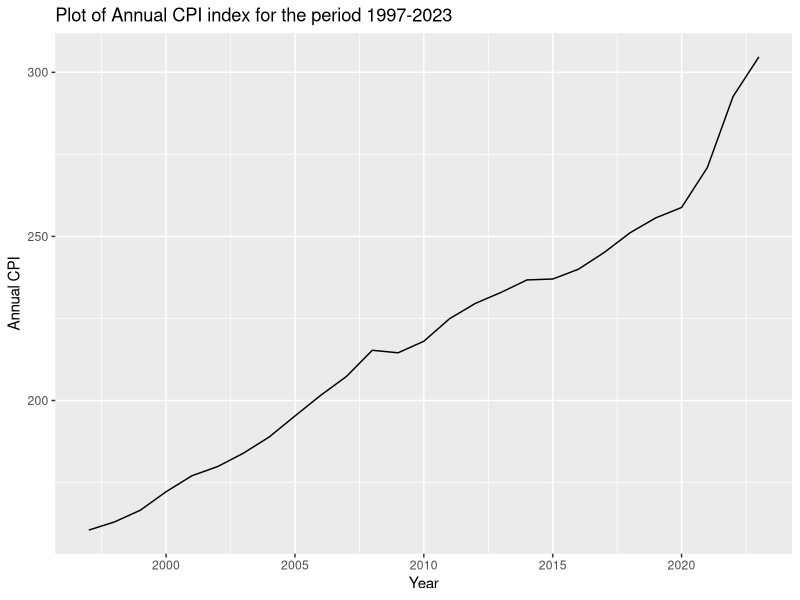
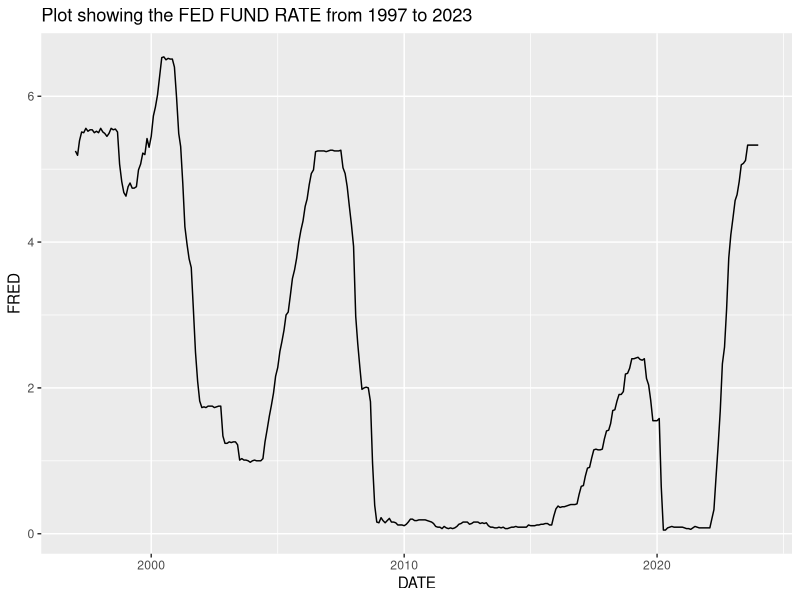
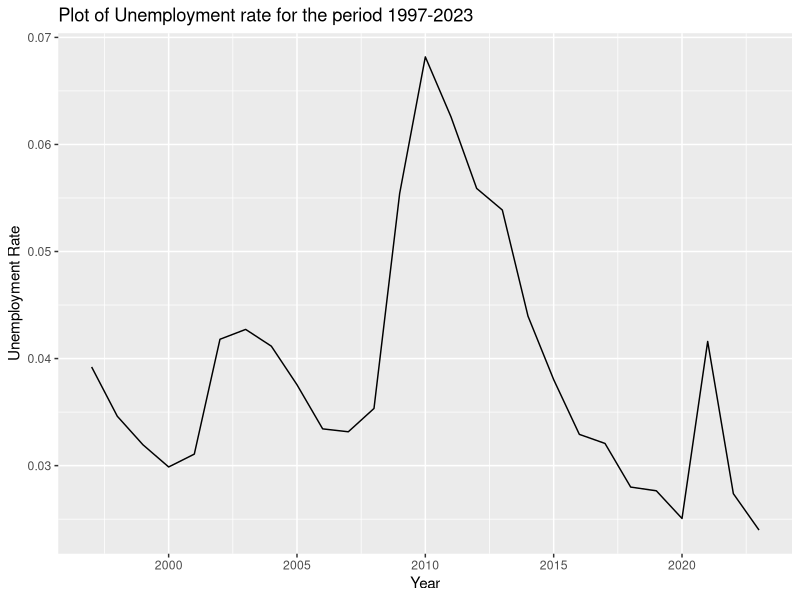

Here is the R script that generated these plots, in order:
## ---- chunk 1
knitr::opts_chunk$set(echo = TRUE)
## ---- chunk 2
library(ggplot2)
library(tidyverse)
## ---- chunk 3
df_cpi <- read.csv("CPI index data.csv")
df_fed_rate <- read.csv("FEDFUNDS.csv")
df_unemployment <- read.csv("Unemployment.csv")
df_pop16above<- read.csv("Population16above.csv")

## ---- chunk 4
head(df_cpi)
## ---- chunk 5
head(df_fed_rate)
## ---- chunk 6
head(df_pop16above)
## ---- chunk 7
df_cpi1 <- df_cpi|>
  filter(Year >= 1997)|>
  select(Year, Annual)
head(df_cpi1)
## ---- chunk 8
ggplot(data = df_cpi1, aes(x=Year, y= Annual))+
  geom_line()+
  labs(
    title = "Plot of Annual CPI index for the period 1997-2023",
    x="Year", y="Annual CPI"
  )
## ---- chunk 9
df_fed_rate$DATE = as.Date(df_fed_rate$DATE)
df_fed<-df_fed_rate|> filter(DATE >= as.Date('1997-01-01'))
head(df_fed)
## ---- chunk 10
ggplot(df_fed, aes(x=DATE, y=FEDFUNDS))+
  geom_line()+
  labs(
    title = "Plot showing the FED FUND RATE from 1997 to 2023",
    x='DATE',
    y="FRED"
  )
## ---- chunk 11
df_pop <- df_pop16above|> select(Year, Jan)
          
## ---- chunk 12
df_unemp<- df_unemployment|>select(Year, Jan)
df_comb <- merge(df_pop, df_unemp, by="Year")
colnames(df_comb)<-c("Year", "Population", "Unemployment")
df_comb
## ---- chunk 13
df_unemp_rate <- df_comb|> mutate( Unemp_rate = Unemployment/Population)
ggplot(df_unemp_rate, aes(x=Year, y=Unemp_rate))+
  geom_line()+
  labs(
    title = "Plot of Unemployment rate for the period 1997-2023",
    x="Year",
    y="Unemployment Rate"
  )
